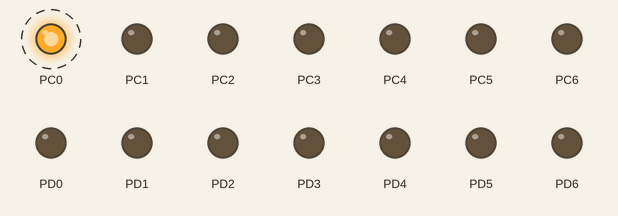
Recording of a program running on a simulated ATmega128, built with avr-gcc and emulated at 8 MHz. Shown: output pins drawn as LEDs (lit = HIGH). Dashed ring = blinking.

Above: at 0.5 s.
Timing chart, 0 to 4.6 s (numbered marks = the images above):
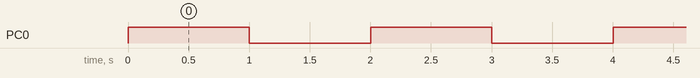

Measured:
- by itself, PC0: alternates HIGH for 1.0 s and LOW for 1.0 s

The program:

main.c
```c
/*
 * Week1B6.c
 *
 * Created: 02/02/2017 13:25:17
 * Author : Duc
 */

#include <avr/io.h>
#include <util/delay.h>

#define F_CPU 8000000

void delay(int);

int main(void)
{
    /* Replace with your application code */
	int delayInt = 1000;
	DDRC = 0b01111111;
	DDRD = 0b11111111;

    while (1)
    {
		if(PIND & 0x01)
		{
			if(delayInt == 250){ delayInt = 1000;}
				else{delayInt = 250;}
			delay(300);
		}

		PORTC = 0x01;
		delay(delayInt);
		PORTC = 0x00;
		delay(delayInt);
    }
}

void delay(int ms)
{
	for(int i = 0; i < ms; i++)
	{
		_delay_ms(1);
	}
}
```
